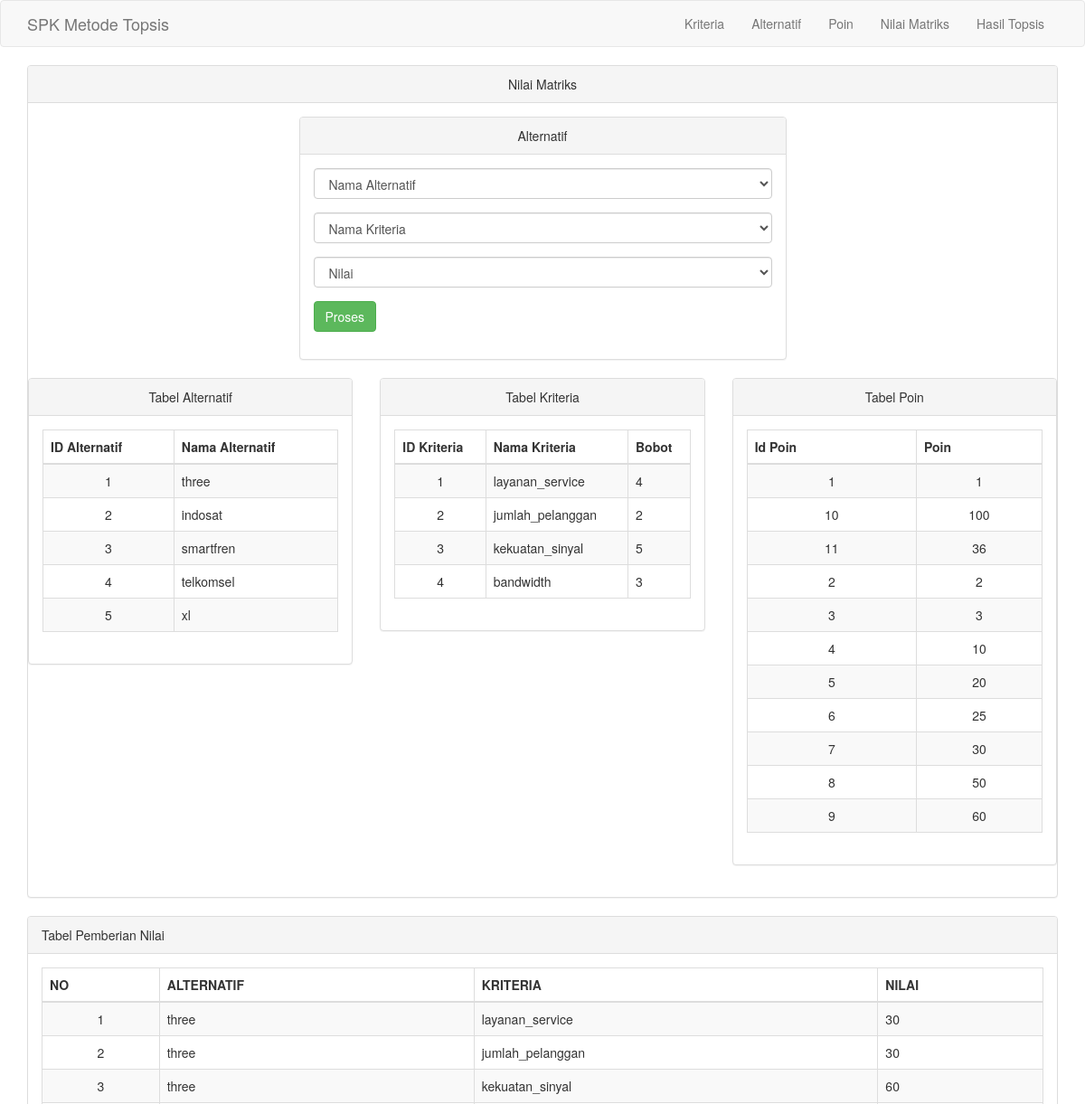
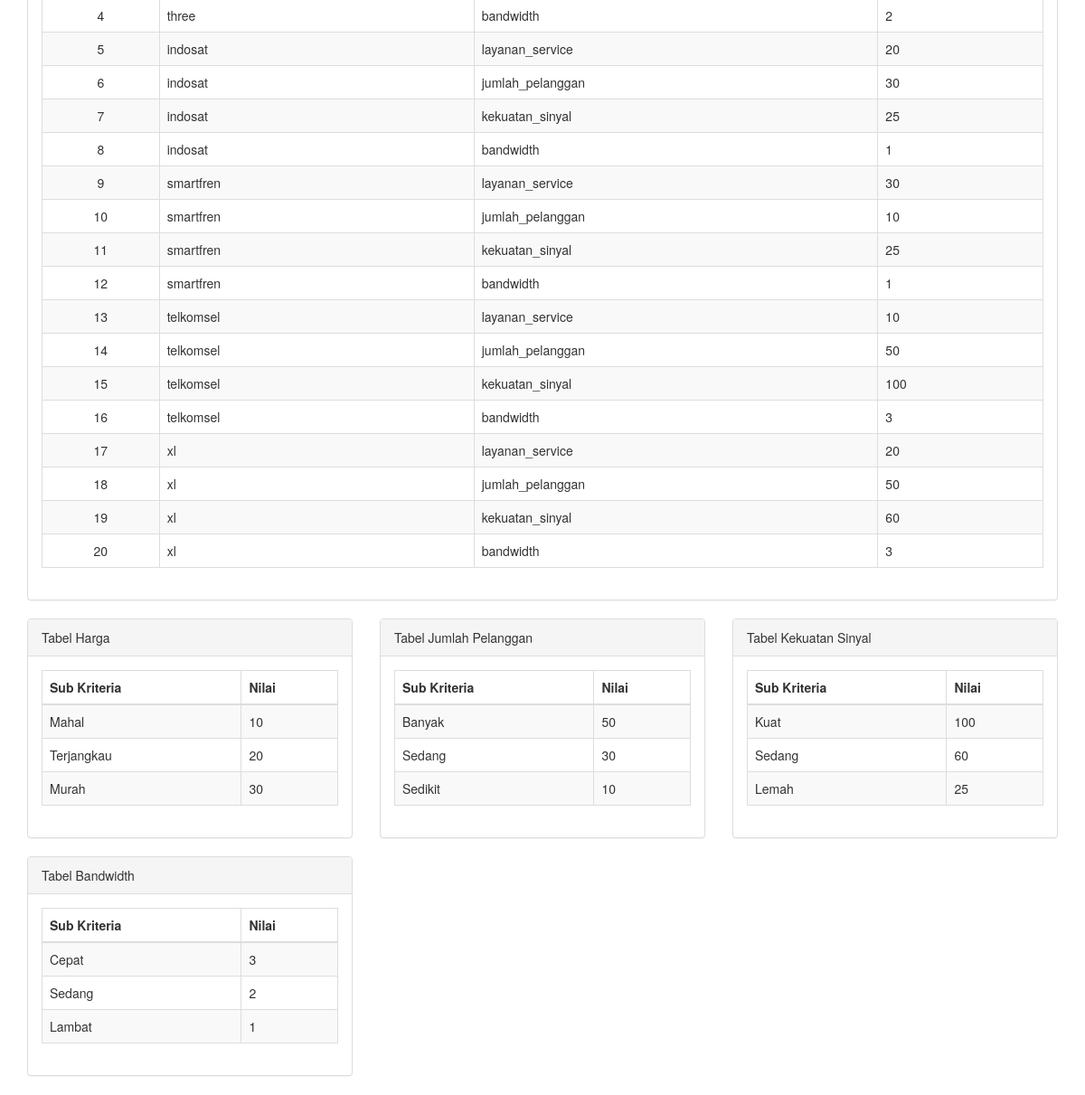
The page /nilmat.php on the database its author committed (2 pictures, top to bottom).
### tables this page shows
CREATE TABLE `tab_alternatif` (
  `id_alternatif` varchar(10) NOT NULL,
  `nama_alternatif` varchar(50) NOT NULL
);

CREATE TABLE `tab_kriteria` (
  `id_kriteria` varchar(10) NOT NULL,
  `nama_kriteria` varchar(50) NOT NULL,
  `bobot` float NOT NULL
);

CREATE TABLE `tab_poin` (
  `id_poin` varchar(10) NOT NULL,
  `poin` varchar(10) NOT NULL
);

CREATE TABLE `tab_topsis` (
  `id_alternatif` varchar(10) NOT NULL,
  `id_kriteria` varchar(10) NOT NULL,
  `nilai` float NOT NULL
);

### nilmat.php (the view, shortened to what this page needs)
<?php
include("koneksi.php");
 ?>
<!DOCTYPE html>
<html>
  <head>
    <link href="tampilan/css/bootstrap.min.css" rel="stylesheet">
  </head>
  <body>
    <nav class="navbar navbar-default navbar-custom">
      <div class="container">
        <div class="navbar-header">
          <a class="navbar-brand" href="index.php">SPK Metode Topsis</a>
        </div>
        <div class="collapse navbar-collapse">
          <ul class="nav navbar-nav navbar-right">
            <li>
              <a href="kriteria.php">Kriteria</a>
            </li>
            <li>
              <a href="alternatif.php">Alternatif</a>
            </li>
            <li>
              <a href="poin.php">Poin</a>
            </li>
            <li>
              <a href="nilmat.php">Nilai Matriks</a>
            </li>
            <li>
              <a href="hastop.php">Hasil Topsis</a>
            </li>
          </ul>
        </div>
      </div>
    </nav>
    <div class="container">
      <div class="row">
        <div class="col-lg-12">
          <div class="panel panel-default">
            <div class="panel-heading text-center">
              Nilai Matriks
            </div>
            <div class="panel-body">
              <div class="row">
                <div class="col-lg-6 col-lg-offset-3">
                  <div class="panel panel-default">
                    <div class="panel-heading text-center">
                      Alternatif
                    </div>
                    <div class="panel-body">
                      <div class="row">
                        <div class="col-lg-12">
                          <form class="form" action="tambahnilmat.php" method="post">
                            <div class="form-group">
                              <select class="form-control" name="alter">
                                <option>Nama Alternatif</option>
                              </select>
                            </div>
                            <div class="form-group">
                              <select class="form-control" name="krit">
                                <option>Nama Kriteria</option>
                              </select>
                            </div>
                            <div class="form-group">
                              <select class="form-control" name="nilai">
                                <option>Nilai</option>
                              </select>
                            </div>
                            <div class="form-group">
                              <button type="submit" class="btn btn-success">Proses</button>
                            </div>
                          </form>
                        </div>
                      </div>
                    </div>
                  </div>
                </div>
              <div class="row">
                <div class="col-xs-6 col-md-4">
                  <div class="panel panel-default">
                    <div class="panel-heading text-center">
                      Tabel Alternatif
                    </div>
                    <div class="panel-body">
                      <div class="row">
                        <div class="col-lg-12">
                          <?php
                           $sql = $koneksi->query('SELECT * FROM tab_alternatif');
                           ?>
                          <table class="table table-striped table-bordered table-hover">
                            <thead>
                              <tr>
                                <th>ID Alternatif</th>
                                <th>Nama Alternatif</th>
                              </tr>
                            </thead>
                            <tbody>
                              <?php
                              while ($row = $sql->fetch_array()) {
                                echo ("<tr><td align=\"center\">".$row[0]."</td>");
                                echo ("<td align=\"left\">".$row[1]."</td>");
                                echo "</tr>";
                              }
                               ?>
                            </tbody>
                          </table>
                        </div>
                      </div>
                    </div>
                  </div>
                </div>
                <div class="col-xs-6 col-md-4">
                  <div class="panel panel-default">
                    <div class="panel-heading text-center">
                      Tabel Kriteria
                    </div>
                    <div class="panel-body">
                      <div class="row">
                        <div class="col-lg-12">
                          <?php
                          $sql = $koneksi->query('SELECT * FROM tab_kriteria');
                           ?>
                          <table class="table table-striped table-bordered table-hover">
                            <thead>
                              <tr>
                                <th>ID Kriteria</th>
                                <th>Nama Kriteria</th>
                                <th>Bobot</th>
                              </tr>
                            </thead>
                            <tbody>
                              <?php
                              while ($row = $sql->fetch_array()) {
                                echo ("<tr><td align=\"center\">".$row[0]."</td>");
                                echo ("<td align=\"left\">".$row[1]."</td>");
                                echo ("<td align=\"left\">".$row[2]."</td>");
                                echo "</tr>";
                              }
                               ?>
                            </tbody>
                          </table>
                        </div>
                      </div>
                    </div>
                  </div>
                </div>
                <div class="col-xs-6 col-md-4">
                  <div class="panel panel-default">
                    <div class="panel-heading text-center">
                      Tabel Poin
                    </div>
                    <div class="panel-body">
                      <div class="row">
                        <div class="col-lg-12">
                          <?php
                          $sql = $koneksi->query('SELECT * FROM tab_poin');
                          ?>
                          <table class="table table-striped table-bordered table-hover">
                            <thead>
                              <tr>
                                <th>Id Poin</th>
                                <th>Poin</th>
                              </tr>
                            </thead>
                            <tbody>
                              <?php
                              while ($row = $sql->fetch_array()) {
                                echo ("<tr><td align=\"center\">".$row[0]."</td>");
                                echo ("<td align=\"center\">".$row[1]."</td>");
                                echo "</tr>";
                              }
                               ?>
                            </tbody>
                          </table>
                        </div>
                      </div>
                    </div>
                  </div>
                </div>
              </div>
            </div>
          </div>
        </div>
        </div>
        </div>
        </div>
        <div class="container">
          <div class="row">
            <div class="col-lg-12">
              <div class="panel panel-default">
                <div class="panel-heading">
                  Tabel Pemberian Nilai
                </div>
                <div class="panel-body">
                  <?php
                  $sql = $koneksi->query("SELECT * FROM tab_topsis
                  JOIN tab_alternatif ON tab_topsis.id_alternatif=tab_alternatif.id_alternatif
                  JOIN tab_kriteria ON tab_topsis.id_kriteria=tab_kriteria.id_kriteria") or die (mysql_error());
                   ?>
                  <table class="table table-striped table-bordered table-hover">
                    <thead>
                      <tr>
                        <th>NO</th>
                        <th>ALTERNATIF</th>
                        <th>KRITERIA</th>
                        <th>NILAI</th>
                      </tr>
                    </thead>
                    <tbody>
                      <?php
                      $no=1;
                      while ($row = $sql->fetch_array())
                      {
                        $nmkriteria   =$row['nama_kriteria'];
                        echo ("<tr><td align=\"center\">".$no."</td>");
                        echo ("<td align=\"left\">".$row[4]."</td>");
                        echo ("<td align=\"left\">".$nmkriteria."</td>");
                        echo ("<td align=\"left\">".$row[2]."</td>");
                        echo "</tr>";
                        $no++;
                      }
                       ?>
                    </tbody>
                  </table>
                </div>
              </div>
            </div>
          </div>
        </div>
        <div class="container">
          <div class="row">
            <div class="col-lg-4">
              <div class="panel panel-default">
                <div class="panel-heading">
                  Tabel Harga
                </div>
                <div class="panel-body">
                  <table class="table table-striped table-bordered table-hover">
                    <thead>
                      <tr>
                        <th align="center">Sub Kriteria</th>
                        <th>Nilai</th>
                      </tr>
                    </thead>
                    <tbody>
                      <tr>
                        <td>Mahal</td>
                        <td>10</td>
                      </tr>
                      <tr>
                        <td>Terjangkau</td>
                        <td>20</td>
                      </tr>
                      <tr>
                        <td>Murah</td>
                        <td>30</td>
                      </tr>
                    </tbody>
                  </table>
                </div>
              </div>
            </div>
            <div class="col-lg-4">
              <div class="panel panel-default">
                <div class="panel-heading">
                  Tabel Jumlah Pelanggan
                </div>
                <div class="panel-body">
                  <table class="table table-striped table-bordered table-hover">
                    <thead>
                      <tr>
                        <th align="center">Sub Kriteria</th>
                        <th>Nilai</th>
                      </tr>
                    </thead>
                    <tbody>
                      <tr>
                        <td>Banyak</td>
                        <td>50</td>
                      </tr>
                      <tr>
                        <td>Sedang</td>
                        <td>30</td>
                      </tr>
                      <tr>
                        <td>Sedikit</td>
                        <td>10</td>
                      </tr>
                    </tbody>
                  </table>
                </div>
              </div>
            </div>
            <div class="col-lg-4">
              <div class="panel panel-default">
                <div class="panel-heading">
                  Tabel Kekuatan Sinyal
                </div>
                <div class="panel-body">
                  <table class="table table-striped table-bordered table-hover">
                    <thead>
                      <tr>
                        <th align="center">Sub Kriteria</th>
                        <th>Nilai</th>
                      </tr>
                    </thead>
                    <tbody>
                      <tr>
                        <td>Kuat</td>
                        <td>100</td>
                      </tr>
                      <tr>
                        <td>Sedang</td>
                        <td>60</td>
                      </tr>
                      <tr>
                        <td>Lemah</td>
                        <td>25</td>
                      </tr>
                    </tbody>
                  </table>
                </div>
              </div>
            </div>
          </div>
          <div class="row">
            <div class="col-lg-4">
              <div class="panel panel-default">
                <div class="panel-heading">
                  Tabel Bandwidth
                </div>
                <div class="panel-body">
                  <table class="table table-striped table-bordered table-hover">
                    <thead>
                      <tr>
                        <th align="center">Sub Kriteria</th>
                        <th>Nilai</th>
                      </tr>
                    </thead>
                    <tbody>
                      <tr>
                        <td>Cepat</td>
                        <td>3</td>
                      </tr>
                      <tr>
                        <td>Sedang</td>
                        <td>2</td>
                      </tr>
                      <tr>
                        <td>Lambat</td>
                        <td>1</td>
                      </tr>
                    </tbody>
                  </table>
                </div>
              </div>
            </div>
        <footer class="text-center">
          <div class="footer-below">
            <div class="container">
              <div class="row">
              </div>
            </div>
          </div>
        </footer>
  </body>
</html>

### rows shown on the page
tab_alternatif: id_alternatif "1", nama_alternatif "three"
tab_alternatif: id_alternatif "2", nama_alternatif "indosat"
tab_alternatif: id_alternatif "3", nama_alternatif "smartfren"
tab_alternatif: id_alternatif "4", nama_alternatif "telkomsel"
tab_alternatif: id_alternatif "5", nama_alternatif "xl"
tab_kriteria: id_kriteria "1", nama_kriteria "layanan_service", bobot "4"
tab_kriteria: id_kriteria "2", nama_kriteria "jumlah_pelanggan", bobot "2"
tab_kriteria: id_kriteria "3", nama_kriteria "kekuatan_sinyal", bobot "5"
tab_kriteria: id_kriteria "4", nama_kriteria "bandwidth", bobot "3"
tab_poin: id_poin "1", poin "1"
tab_poin: id_poin "10", poin "100"
tab_poin: id_poin "11", poin "36"
tab_poin: id_poin "2", poin "2"
tab_poin: id_poin "3", poin "3"
tab_poin: id_poin "4", poin "10"
tab_poin: id_poin "5", poin "20"
tab_poin: id_poin "6", poin "25"
tab_poin: id_poin "7", poin "30"
tab_poin: id_poin "8", poin "50"
tab_poin: id_poin "9", poin "60"
tab_topsis: id_alternatif.nama_alternatif "three", id_kriteria.nama_kriteria "layanan_service", nilai "30"
tab_topsis: id_alternatif.nama_alternatif "three", id_kriteria.nama_kriteria "jumlah_pelanggan", nilai "30"
tab_topsis: id_alternatif.nama_alternatif "three", id_kriteria.nama_kriteria "kekuatan_sinyal", nilai "60"
tab_topsis: id_alternatif.nama_alternatif "three", id_kriteria.nama_kriteria "bandwidth", nilai "2"
tab_topsis: id_alternatif.nama_alternatif "indosat", id_kriteria.nama_kriteria "layanan_service", nilai "20"
tab_topsis: id_alternatif.nama_alternatif "indosat", id_kriteria.nama_kriteria "jumlah_pelanggan", nilai "30"
tab_topsis: id_alternatif.nama_alternatif "indosat", id_kriteria.nama_kriteria "kekuatan_sinyal", nilai "25"
tab_topsis: id_alternatif.nama_alternatif "indosat", id_kriteria.nama_kriteria "bandwidth", nilai "1"
tab_topsis: id_alternatif.nama_alternatif "smartfren", id_kriteria.nama_kriteria "layanan_service", nilai "30"
tab_topsis: id_alternatif.nama_alternatif "smartfren", id_kriteria.nama_kriteria "jumlah_pelanggan", nilai "10"
tab_topsis: id_alternatif.nama_alternatif "smartfren", id_kriteria.nama_kriteria "kekuatan_sinyal", nilai "25"
tab_topsis: id_alternatif.nama_alternatif "smartfren", id_kriteria.nama_kriteria "bandwidth", nilai "1"
tab_topsis: id_alternatif.nama_alternatif "telkomsel", id_kriteria.nama_kriteria "layanan_service", nilai "10"
tab_topsis: id_alternatif.nama_alternatif "telkomsel", id_kriteria.nama_kriteria "jumlah_pelanggan", nilai "50"
tab_topsis: id_alternatif.nama_alternatif "telkomsel", id_kriteria.nama_kriteria "kekuatan_sinyal", nilai "100"
tab_topsis: id_alternatif.nama_alternatif "telkomsel", id_kriteria.nama_kriteria "bandwidth", nilai "3"
tab_topsis: id_alternatif.nama_alternatif "xl", id_kriteria.nama_kriteria "layanan_service", nilai "20"
tab_topsis: id_alternatif.nama_alternatif "xl", id_kriteria.nama_kriteria "jumlah_pelanggan", nilai "50"
tab_topsis: id_alternatif.nama_alternatif "xl", id_kriteria.nama_kriteria "kekuatan_sinyal", nilai "60"
tab_topsis: id_alternatif.nama_alternatif "xl", id_kriteria.nama_kriteria "bandwidth", nilai "3"
